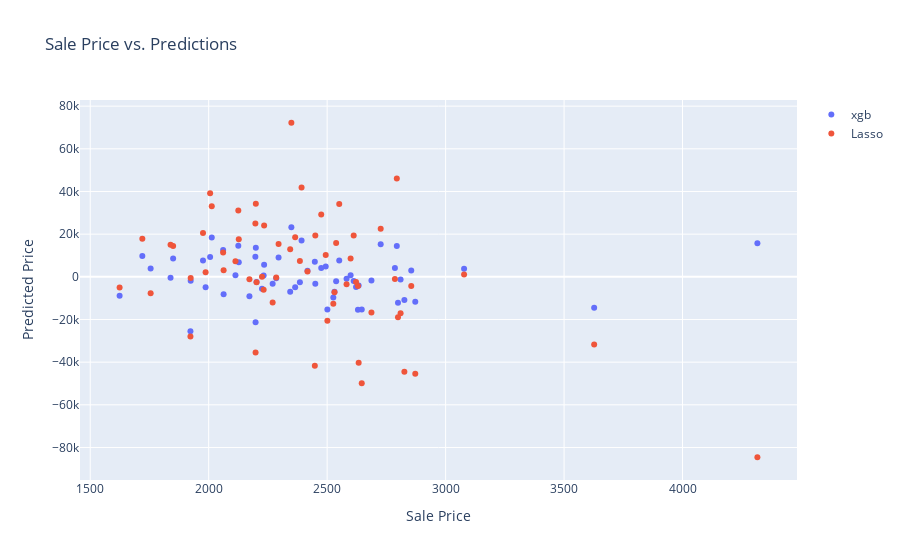

Here is the notebook cell this chart was saved with:
### Code cell
trace1 = go.Scatter(
    x=df_predictions.loc[df_predictions.Neighborhood == 'NoRidge'].GrLivArea,
    y=df_predictions.loc[df_predictions.Neighborhood == 'NoRidge'].error_xgb,
    mode='markers',
    name='xgb'
)
trace2 = go.Scatter(
    x=df_predictions.loc[df_predictions.Neighborhood == 'NoRidge'].GrLivArea,
    y=df_predictions.loc[df_predictions.Neighborhood == 'NoRidge'].error_Lasso,
    mode='markers',
    name='Lasso'
)

# Create the layout
layout = go.Layout(
    title='Sale Price vs. Predictions',
    xaxis=dict(title='Sale Price'),
    yaxis=dict(title='Predicted Price'),
)

fig = go.Figure(data=[trace1, trace2], layout=layout)

fig.show()
